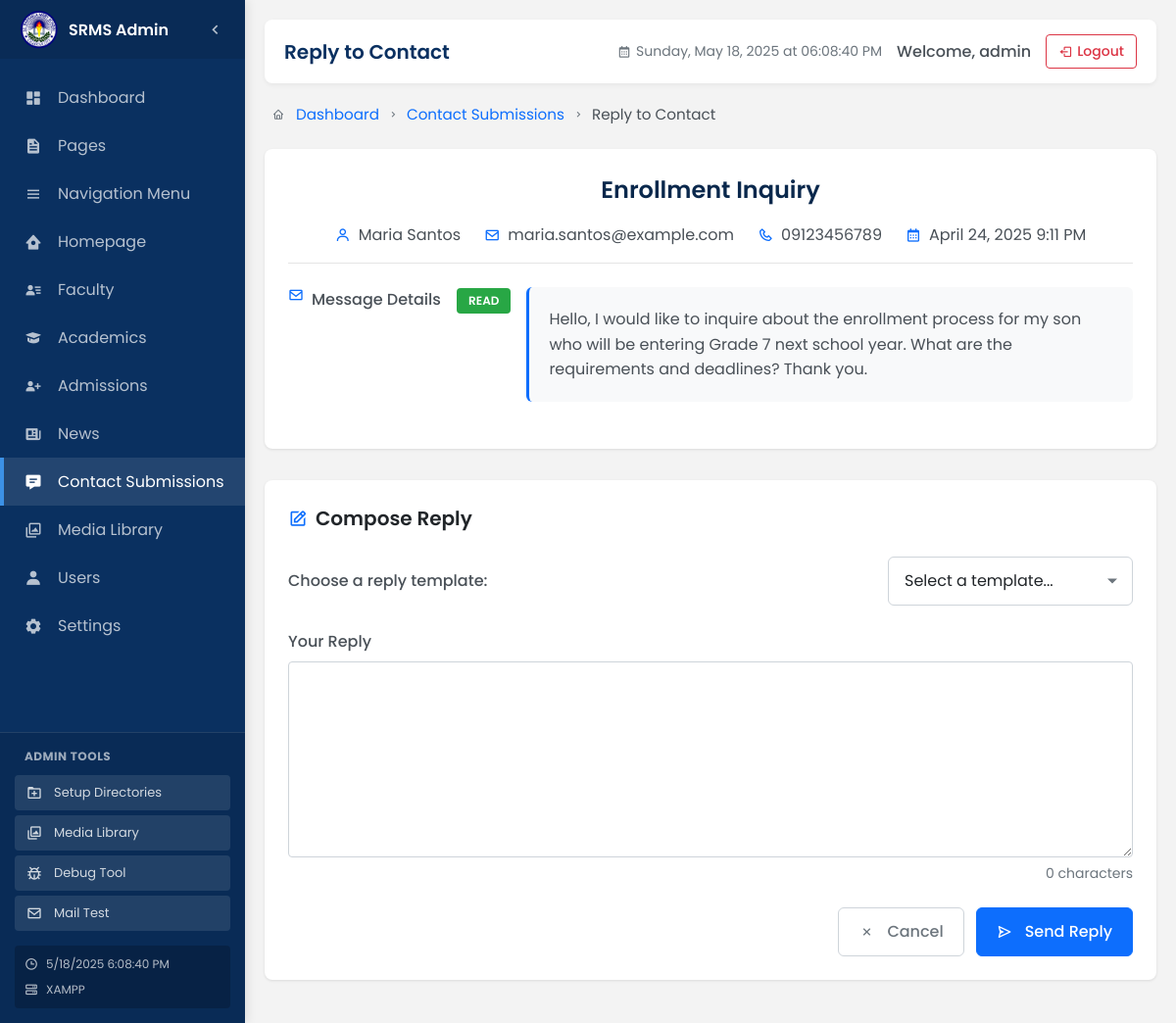
Screenshot of /admin/reply.php?id=1 (signed in) with the database file from the repository.
### tables this page shows
CREATE TABLE `contact_submissions` (
  `id` int(11) NOT NULL,
  `name` varchar(100) NOT NULL,
  `email` varchar(100) NOT NULL,
  `phone` varchar(50) DEFAULT NULL,
  `subject` varchar(255) DEFAULT NULL,
  `message` text NOT NULL,
  `submission_date` timestamp NOT NULL DEFAULT current_timestamp(),
  `status` enum('new','read','replied','archived') DEFAULT 'new',
  `ip_address` varchar(45) DEFAULT NULL
);

### includes/db.php (called while the page is built, shortened)
<?php
class Database {
    private $connection;
    private function connect() {
        $host = DB_SERVER;
        $user = DB_USERNAME;
        $pass = DB_PASSWORD;
        $db = DB_NAME;
        $port = defined('DB_PORT') ? DB_PORT : '3306';
        $this->connection = new mysqli($host, $user, $pass, $db, $port);
        $this->connection->set_charset('utf8mb4');
    }
    public function query($sql) {
        $result = $this->connection->query($sql);
        return $result;
    }
    public function fetch_row($sql) {
        $result = $this->query($sql);
        if ($result && $result->num_rows > 0) {
            return $result->fetch_assoc();
        }
        return null;
    }
}

### admin/reply.php (the view, shortened to what this page needs)
<?php
include_once '../includes/db.php';
$db = new Database();
$submission_id = isset($_GET['id']) ? (int)$_GET['id'] : 0;
$submission = $db->fetch_row("SELECT * FROM contact_submissions WHERE id = $submission_id");
$success = false;
?>
<div class="main-content-wrapper">
    <div class="custom-breadcrumb">
        <a href="index.php"><i class='bx bx-home'></i> Dashboard</a>
        <i class='bx bx-chevron-right'></i>
        <a href="contact-submissions.php">Contact Submissions</a>
        <i class='bx bx-chevron-right'></i>
        <span>Reply to Contact</span>
    </div>
    <?php if (!$success): ?>
    <div class="content-section">
        <div class="message-header">
            <h2 class="message-subject"><?php echo htmlspecialchars($submission['subject']); ?></h2>
            <div class="message-meta">
                <div class="meta-item">
                    <i class='bx bx-user'></i>
                    <span><?php echo htmlspecialchars($submission['name']); ?></span>
                </div>
                <div class="meta-item">
                    <i class='bx bx-envelope'></i>
                    <span><?php echo htmlspecialchars($submission['email']); ?></span>
                </div>
                <?php if ($submission['phone']): ?>
                <div class="meta-item">
                    <i class='bx bx-phone'></i>
                    <span><?php echo htmlspecialchars($submission['phone']); ?></span>
                </div>
                <?php endif; ?>
                <div class="meta-item">
                    <i class='bx bx-calendar'></i>
                    <span><?php echo date('F j, Y g:i A', strtotime($submission['submission_date'])); ?></span>
                </div>
            </div>
        </div>
        <div class="message-content-wrapper">
            <div class="message-label">
                <i class='bx bx-envelope envelope-icon'></i>
                <div>
                    <span class="message-label-text">Message Details</span>
                    <span class="status-badge">READ</span>
                </div>
            </div>
            <div class="message-text">
                <?php echo nl2br(htmlspecialchars($submission['message'])); ?>
            </div>
        </div>
    </div>
    <div class="content-section reply-section">
        <div class="compose-header">
            <i class='bx bx-edit'></i>
            <h3 class="compose-title">Compose Reply</h3>
        </div>
        <form method="post" action="reply.php?id=<?php echo $submission_id; ?>" class="reply-form">
            <div class="template-control">
                <span class="template-label">Choose a reply template:</span>
                <div class="custom-select">
                    <select id="template" onchange="loadTemplate()" class="form-control">
                        <option value="">Select a template...</option>
                    </select>
                </div>
            </div>
            <div class="form-group">
                <label for="reply_message">Your Reply</label>
                <textarea id="reply_message" name="reply_message" class="form-control" required><?php echo isset($_POST['reply_message']) ? htmlspecialchars($_POST['reply_message']) : ''; ?></textarea>
                <div class="character-counter" id="character-counter">0 characters</div>
            </div>
            <div class="form-actions">
                <a href="contact-submissions.php" class="btn btn-outline">
                    <i class='bx bx-x'></i> Cancel
                </a>
                <button type="submit" class="btn btn-primary">
                    <i class='bx bx-send'></i> Send Reply
                </button>
            </div>
        </form>
    </div>
    <?php endif; ?>
</div>
<?php
include 'layout.php';
?>

### assets/css/styles.css (style rules this page uses)
:root { --poppins: 'Poppins', sans-serif; --lato: 'Lato', sans-serif; --light: #F9F9F9; --blue: #3C91E6; --light-blue: #CFE8FF; --grey: #EEE; --dark-grey: #AAAAAA; --dark: #342E37; --red: #DB504A; --yellow: #FFCE26; --light-yellow: #FFF2C6; --orange: #FD7238; --light-orange: #FFE0D3; --dark-blue: #156ec7; --green: #0aaa2dd7; --primary: #003366; --secondary: #156ec7; }
* { margin: 0; padding: 0; box-sizing: border-box; font-family: var(--poppins); }
body { background-color: #f3f3f3; color: #222222; }
a { text-decoration: none; }
.form-group { margin-bottom: 15px; }
.form-group label { display: block; margin-bottom: 5px; font-weight: 500; }
.form-group input, .form-group textarea { width: 100%; padding: 10px; border: 1px solid #ddd; border-radius: 4px; font-family: var(--poppins); }
.form-group textarea { resize: vertical; }

### assets/css/admin-dashboard.css (style rules this page uses)
:root { --sidebar-width: 250px; --sidebar-collapsed-width: 70px; --primary-color: #0a3060; --primary-light: #3C91E6; --secondary-color: #f8f9fa; --success-color: #198754; --danger-color: #dc3545; --warning-color: #ffc107; --text-color: #495057; --border-color: #e9ecef; --sidebar-transition: all 0.3s ease; --box-shadow: 0 2px 5px rgba(0,0,0,0.05); --header-height: 60px; }
body { font-family: 'Poppins', sans-serif; margin: 0; padding: 0; background-color: #f3f3f3; overflow-x: hidden; color: var(--text-color); }
.btn { display: inline-flex; align-items: center; justify-content: center; padding: 8px 15px; border-radius: 4px; font-weight: 500; cursor: pointer; transition: all 0.2s; border: none; text-decoration: none; }
.btn i { margin-right: 5px; }
.btn-primary { background-color: var(--primary-light); color: white; }
.form-group { margin-bottom: 20px; }
.form-group label { display: block; margin-bottom: 8px; font-weight: 500; color: #495057; }
.form-group input[type="text"], .form-group input[type="email"], .form-group input[type="password"], .form-group input[type="number"], .form-group input[type="date"], .form-group input[type="time"], .form-group input[type="datetime-local"], .form-group select, .form-group textarea { width: 100%; padding: 10px 12px; font-size: 14px; border: 1px solid #ced4da; border-radius: 4px; transition: border-color 0.15s ease-in-out, box-shadow 0.15s ease-in-out; }
.form-group textarea { min-height: 100px; resize: vertical; }

### rows the page displays
contact_submissions: subject "Enrollment Inquiry", name "Maria Santos", email "maria.santos@example.com", phone "09123456789", submission_date "April 24, 2025 9:11 PM", message "Hello, I would like to inquire about the enrollment process for my son who will be entering Grade 7 next school year. What are the requirements and deadlines? Thank you."

### other values shown
SERVER_TYPE "XAMPP"
$page_title "Reply to Contact"
$_SESSION['admin_username'] "admin"
